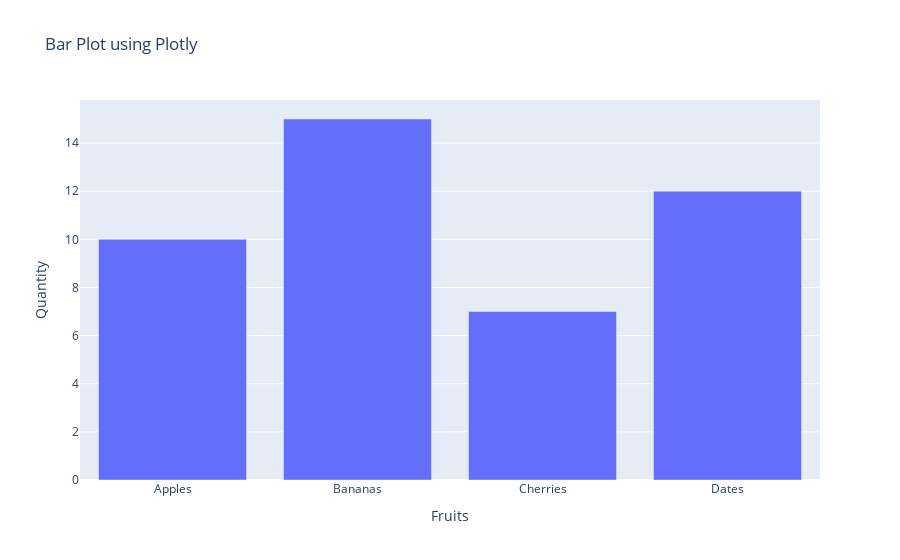

The code cell stored with this chart in its notebook:
### Code cell
#Q5 - Generate a bar plot using Plotly.
#code:
import plotly.express as px 
# Creating sample data
data = {'Fruits': ['Apples', 'Bananas', 'Cherries', 'Dates'], 'Quantity': [10, 15, 7, 12]}
df = pd.DataFrame(data)
# Creating a bar plot
fig = px.bar(df, x='Fruits', y='Quantity', title="Bar Plot using Plotly")
fig.show()
#==================================================================

### Figure 1 — Plotly figure (JSON) as saved in the notebook; plotly's stock layout.template omitted (floating-point values rounded to 4 significant figures)
{"data": [{"hovertemplate": "Fruits=%{x}<br>Quantity=%{y}<extra></extra>", "legendgroup": "", "marker": {"color": "#636efa", "pattern": {"shape": ""}}, "name": "", "orientation": "v", "showlegend": false, "textposition": "auto", "type": "bar", "x": ["Apples", "Bananas", "Cherries", "Dates"], "xaxis": "x", "y": [10, 15, 7, 12], "yaxis": "y"}], "layout": {"barmode": "relative", "legend": {"tracegroupgap": 0}, "title": {"text": "Bar Plot using Plotly"}, "xaxis": {"anchor": "y", "domain": [0, 1], "title": {"text": "Fruits"}}, "yaxis": {"anchor": "x", "domain": [0, 1], "title": {"text": "Quantity"}}}}
